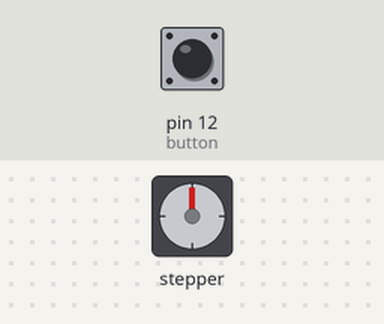
Recording of a sketch running on a simulated Arduino Uno, built with avr-gcc and run on an emulated ATmega328P. On the bench: stepper motor. Wiring (inferred from the names in the program): stepper motor driver (200 steps per turn assumed): step pin 9; direction pin 8; enable pin 13. The inputs (shaded band) are chosen by the test bench; at power-on: pin 12 (button) HIGH. What the sketch prints to the serial monitor is not drawn.

Above: at 1.2 s.
1.3 s: pin 12 (button) pulled LOW for 0.15 s
At 2.5 s:
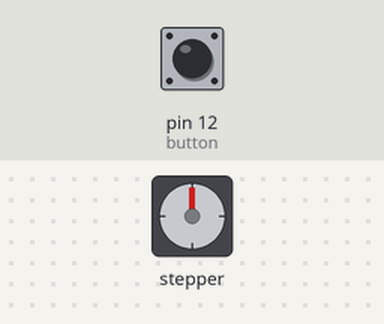
2.9 s: pin 12 (button) pulled LOW for 1 s
At 3.9 s:
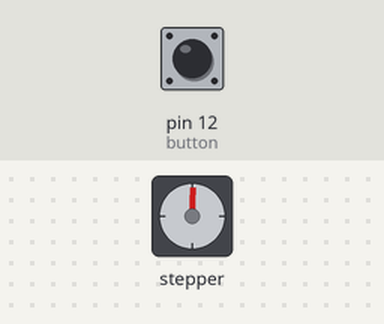
Timing chart, 0 to 5.9 s (numbered marks = the images above; inputs shaded):
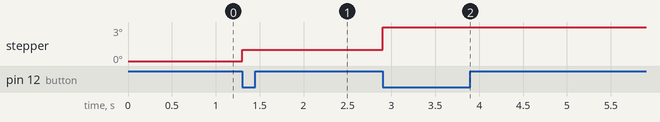

The sketch:

nema_Motor_sonik_sensor.ino
```cpp
#define button 12
const int ena = 13; //habilita o motor
const int dir = 8; //determina a direção
const int pul = 9; //executa um passo
const int intervalo =350;   //intervalo entre as
   // mudanças de estado do pulso
//boolean pulso = LOW; //estado do pulso

void setup()
{ Serial.begin(9600);
pinMode(ena, OUTPUT);
pinMode(dir, OUTPUT);
pinMode(pul, OUTPUT);
digitalWrite(ena,LOW); //habilita em low invertida
digitalWrite(dir,HIGH);
// low CW / high CCW
digitalWrite(pul,LOW); //borda de descida
}

void loop()
{//pulso = !pulso; //inverte o estado da variável
int buttonCase=digitalRead(button);
Serial.print(buttonCase);
if(buttonCase==0){
  digitalWrite(pul,HIGH); //atribui o novo estado à porta
delayMicroseconds(intervalo);
}
else{
  digitalWrite(pul,LOW);

}


}
```
